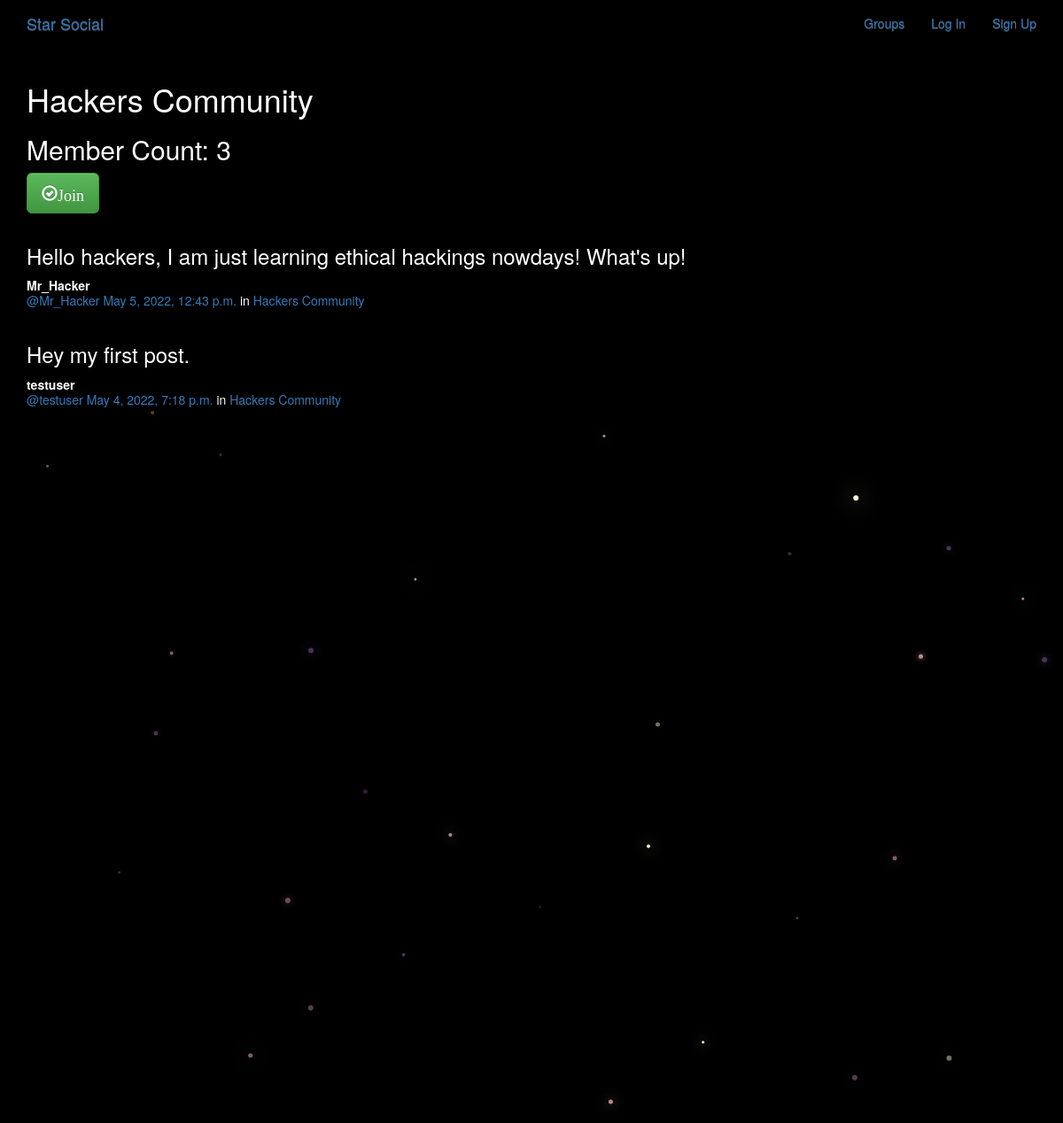
Page /groups/posts/in/hackers-community/ on the committed database.
### groups/models.py (models this page shows, shortened)
class Group(models.Model):
	name = models.CharField(max_length=255, unique=True)
	slug = models.SlugField(allow_unicode=True, unique=True)
	description = models.TextField(blank=True, default='')
	description_html = models.TextField(editable=False, default='', blank=True)
	members = models.ManyToManyField(User, through='GroupMember')
	class Meta:
		ordering = ['name']

### posts/models.py (models this page shows, shortened)
class Post(models.Model):
	user = models.ForeignKey(User, related_name='posts', on_delete=models.CASCADE)
	created_at = models.DateTimeField(auto_now=True)
	message = models.TextField()
	message_html = models.TextField(editable=False)
	group = models.ForeignKey(Group, related_name='posts', null=True, blank=True, on_delete=models.CASCADE)
	class Meta:
		ordering = ['-created_at']
		unique_together = ['user', 'message']

### groups/views.py (the view)
# urls.py: re_path(r'posts/in/(?P<slug>[-\w]+)/$', views.SingleGroup.as_view(), name='single'),
class SingleGroup(generic.DetailView):
	model = Group

### groups/templates/groups/group_detail.html
{% extends 'groups/group_base.html' %}
{% block pregroup %}
<h1>{{group.name}}</h1>
<h2>Member Count: {{group.members.count}}</h2>
<div class="content">
	{% if user in group.members.all %}
	<a href="{% url 'groups:leave' slug=group.slug %}" class="btn btn-lg btn-fill btn-warning"><span class='glyphicon glyphicon-remove-circle'>Leave</span></a>
	{% else %}
	<a href="{% url 'groups:join' slug=group.slug %}" class="btn btn-lg btn-fill btn-success"><span class='glyphicon glyphicon-ok-circle'>Join</span></a>
	{% endif %}
</div>
{% endblock %}
{% block group_content %}
{% if group.posts.count == 0 %}
	<h2>No posts in this group yet!</h2>
{% else %}
	{% for post in group.posts.all %}
		{% include "posts/_post.html" %}
	{% endfor %}
{% endif %}
{% endblock %}

### posts/templates/posts/_post.html (shortened to what this page needs)
<div class="post media">
	<h3>{{post.message_html|safe}}</h3>
	<div class="media-body">
		<strong>{{post.user.username}}</strong>
		<h5 class="media-heading">
		<span class="username">
			<a href="{% url 'posts:for_user' username=post.user.username%}">@{{post.user.username}}</a>
		</span>
		<time class="time">
			<a href="{% url 'posts:single' username=post.user.username pk=post.pk %}">{{post.created_at}}</a>
		</time>
		{% if post.group %}
		<span class="group-name">in <a href="#">{{post.group.name}}</a>
		</span>
		{% endif %}
		</h5>
	</div>
</div>

### static/social/css/master.css (style rules this page uses)
body { margin: 0; overflow: hidden; background-color: black; color: white; }

### rows in the picture
Group: name "Hackers Community", members.count "3"
Post: message_html "Hello hackers, I am just learning ethical hackings nowdays! What's up!", user.username "Mr_Hacker", created_at "May 5, 2022, 12:43 p.m.", group.name "Hackers Community"
Post: message_html "Hey my first post.", user.username "testuser", created_at "May 4, 2022, 7:18 p.m.", group.name "Hackers Community"
